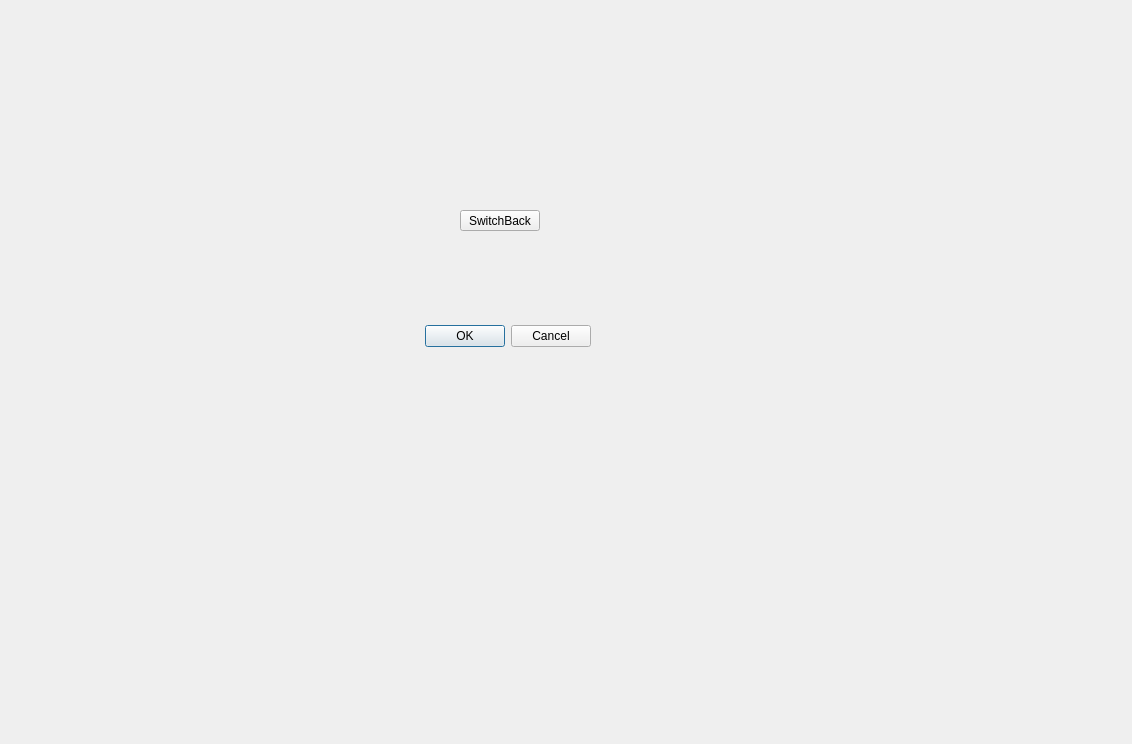
<?xml version="1.0" encoding="UTF-8"?>
<ui version="4.0">
 <class>TheGame_GUI</class>
 <widget class="QDialog" name="TheGame_GUI">
  <property name="geometry">
   <rect>
    <x>0</x>
    <y>0</y>
    <width>1132</width>
    <height>744</height>
   </rect>
  </property>
  <property name="windowTitle">
   <string>Dialog</string>
  </property>
  <widget class="QDialogButtonBox" name="buttonBox">
   <property name="geometry">
    <rect>
     <x>250</x>
     <y>320</y>
     <width>341</width>
     <height>32</height>
    </rect>
   </property>
   <property name="orientation">
    <enum>Qt::Horizontal</enum>
   </property>
   <property name="standardButtons">
    <set>QDialogButtonBox::Cancel|QDialogButtonBox::Ok</set>
   </property>
  </widget>
  <widget class="QPushButton" name="pushButton">
   <property name="geometry">
    <rect>
     <x>460</x>
     <y>210</y>
     <width>80</width>
     <height>21</height>
    </rect>
   </property>
   <property name="text">
    <string>SwitchBack</string>
   </property>
  </widget>
 </widget>
 <resources/>
 <connections>
  <connection>
   <sender>buttonBox</sender>
   <signal>accepted()</signal>
   <receiver>TheGame_GUI</receiver>
   <slot>accept()</slot>
   <hints>
    <hint type="sourcelabel">
     <x>248</x>
     <y>254</y>
    </hint>
    <hint type="destinationlabel">
     <x>157</x>
     <y>274</y>
    </hint>
   </hints>
  </connection>
  <connection>
   <sender>buttonBox</sender>
   <signal>rejected()</signal>
   <receiver>TheGame_GUI</receiver>
   <slot>reject()</slot>
   <hints>
    <hint type="sourcelabel">
     <x>316</x>
     <y>260</y>
    </hint>
    <hint type="destinationlabel">
     <x>286</x>
     <y>274</y>
    </hint>
   </hints>
  </connection>
 </connections>
</ui>
